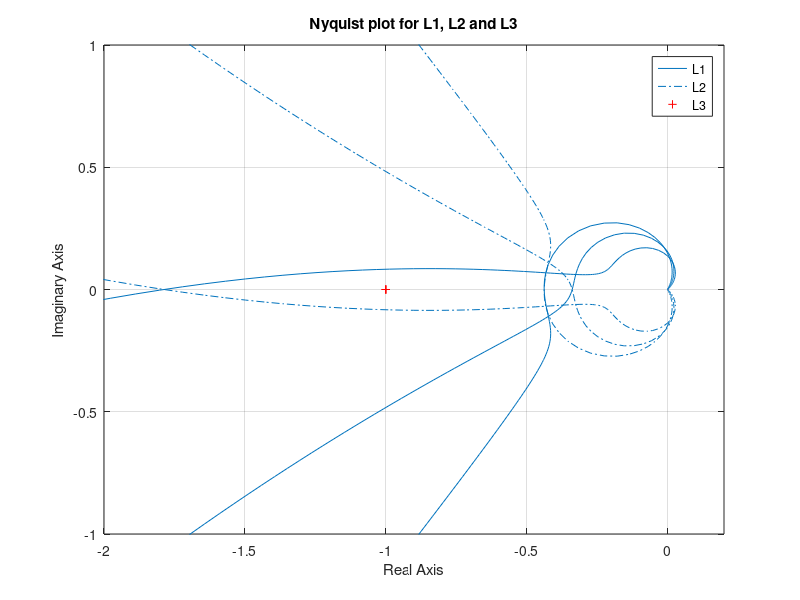

The MATLAB script that drew this image:
clc; clear all; delete all 
s = tf('s');
G = tf([5.1e-3 100 250 ],[5e5 2.5e5 6.4e5 4.9e4 0]); 

%% a 
C1 = (770*s + 350)/(4.3*s + 1);
C2 = (770*s + 210)/(2.5*s + 1);
C3 = (770*s + 140)/(1.7*s + 1);

L1 = C1 * G;
L2 = C2 * G;
L3 = C3 * G;

figure;
nyquist(L1);
hold on 
nyquist(L2);
hold on 
nyquist(L3);
xlim([-2 0.2])
ylim([-1 1])
legend('L1','L2','L3')
title('Nyquist plot for L1, L2 and L3')

%% b
T1 = feedback(L1, 1);
T2 = feedback(L2, 1);
T3 = feedback(L3, 1);

L1_poles = pole(L1);
L2_poles = pole(L2);
L3_poles = pole(L3);

%% c 
S1 = 1/(1 + L1);
S2 = 1/(1 + L2);
S3 = 1/(1 + L3); 

[Gm_L1, Pm_L1, Wcg_L1, Wcp_L1] = margin(L1);
[Gm_L2, Pm_L2, Wcg_L2, Wcp_L2] = margin(L2);
[Gm_L3, Pm_L3, Wcg_L3, Wcp_L3] = margin(L3);